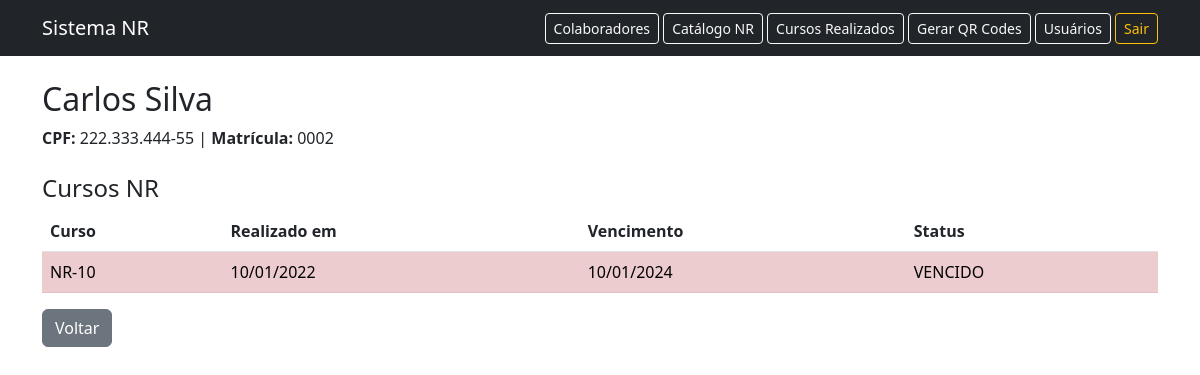
The page /colaboradores/2 (signed in) on the database its author committed.
### models.py (models this page shows, shortened)
class Colaborador(db.Model):
    __tablename__ = "colaboradores"
    id = db.Column(db.Integer, primary_key=True)
    nome = db.Column(db.String(150), nullable=False)
    cpf = db.Column(db.String(14), unique=True, nullable=False)
    matricula = db.Column(db.String(20))
    ativo = db.Column(db.Boolean, default=True)
    cursos = db.relationship(
        "ColaboradorCurso",
        backref="colaborador",
        cascade="all, delete-orphan",
        lazy=True
    )

class CatalogoNR(db.Model):
    __tablename__ = "catalogo_nr"
    id = db.Column(db.Integer, primary_key=True)
    nome_curso = db.Column(db.String(100), nullable=False)   # ex: NR-35
    validade_meses = db.Column(db.Integer, nullable=False)
    descricao = db.Column(db.String(255))

class ColaboradorCurso(db.Model):
    __tablename__ = "colaborador_curso"
    id = db.Column(db.Integer, primary_key=True)
    colaborador_id = db.Column(db.Integer, db.ForeignKey(
        "colaboradores.id"), nullable=False)
    catalogo_nr_id = db.Column(db.Integer, db.ForeignKey(
        "catalogo_nr.id"), nullable=False)
    data_realizado = db.Column(db.Date, nullable=False)
    data_vencimento = db.Column(db.Date)
    catalogo = db.relationship("CatalogoNR", lazy="joined")
    def status(self):
        if not self.data_vencimento:
            return "INDEFINIDO", None
        hoje = date.today()
        dias_restantes = (self.data_vencimento - hoje).days
        if dias_restantes < 0:
            return "VENCIDO", dias_restantes
        elif dias_restantes <= 30:
            return "A_VENCER", dias_restantes
        return "VALIDO", dias_restantes

### routes/colaboradores.py (the view)
@bp_colaboradores.route("/<int:id>")
@login_required
def detalhes(id):
    colaborador = Colaborador.query.get_or_404(id)
    cursos_info = [
        {"curso": c, "status": c.status()[0], "dias_restantes": c.status()[1]}
        for c in colaborador.cursos
    ]
    return render_template("colaboradores/detalhes.html", colaborador=colaborador, cursos_info=cursos_info)

### app.py (called while the page is built)
@login_manager.user_loader
def load_user(user_id):
    return Usuario.query.get(int(user_id))

@app.before_request
def alerta_vencimento():
    if current_user.is_authenticated:
        session["alertas_nr"] = listar_cursos_criticos(ColaboradorCurso)

### services/validade_service.py (called while the page is built)
def status_curso(curso):
    if not curso.data_vencimento:
        return "INDEFINIDO", None
    hoje = date.today()
    dias_restantes = (curso.data_vencimento - hoje).days
    if dias_restantes < 0:
        return "VENCIDO", dias_restantes
    elif dias_restantes <= 30:
        return "A_VENCER", dias_restantes
    return "VALIDO", dias_restantes

def listar_cursos_criticos(ColaboradorCurso):
    cursos = ColaboradorCurso.query.all()
    criticos = []
    for c in cursos:
        status, dias = status_curso(c)
        if status in ("VENCIDO", "A_VENCER"):
            criticos.append({
                "colaborador": c.colaborador.nome,
                "colaborador_id": c.colaborador_id,
                "curso": c.catalogo.nome_curso,
                "vencimento": c.data_vencimento,
                "status": status,
                "dias_restantes": dias
            })
    criticos.sort(key=lambda x: (
        x["status"] != "VENCIDO", x["dias_restantes"] if x["dias_restantes"] is not None else 9999))
    return criticos

### templates/colaboradores/detalhes.html
{% extends "base.html" %}
{% block content %}
<h2>{{ colaborador.nome }}</h2>
<p><strong>CPF:</strong> {{ colaborador.cpf }} | <strong>Matrícula:</strong> {{ colaborador.matricula }}</p>
<h4 class="mt-4">Cursos NR</h4>
<table class="table table-striped">
    <thead>
        <tr>
            <th>Curso</th>
            <th>Realizado em</th>
            <th>Vencimento</th>
            <th>Status</th>
        </tr>
    </thead>
    <tbody>
    {% for item in cursos_info %}
        <tr class="{{ 'table-danger' if item.status == 'VENCIDO' else ('table-warning' if item.status == 'A_VENCER' else 'table-success') }}">
            <td>{{ item.curso.catalogo.nome_curso }}</td>
            <td>{{ item.curso.data_realizado.strftime('%d/%m/%Y') }}</td>
            <td>{{ item.curso.data_vencimento.strftime('%d/%m/%Y') }}</td>
            <td>{{ item.status }}</td>
        </tr>
    {% endfor %}
    </tbody>
</table>
<a href="{{ url_for('colaboradores.listar') }}" class="btn btn-secondary">Voltar</a>
{% endblock %}

### rows shown on the page
Colaborador: nome "Carlos Silva", cpf "222.333.444-55", matricula "0002"
CatalogoNR: curso.catalogo.nome_curso "NR-10"
ColaboradorCurso: curso.data_realizado "10/01/2022", curso.data_vencimento "10/01/2024"

### other values the page prints
{{ item.status }} "VENCIDO"
